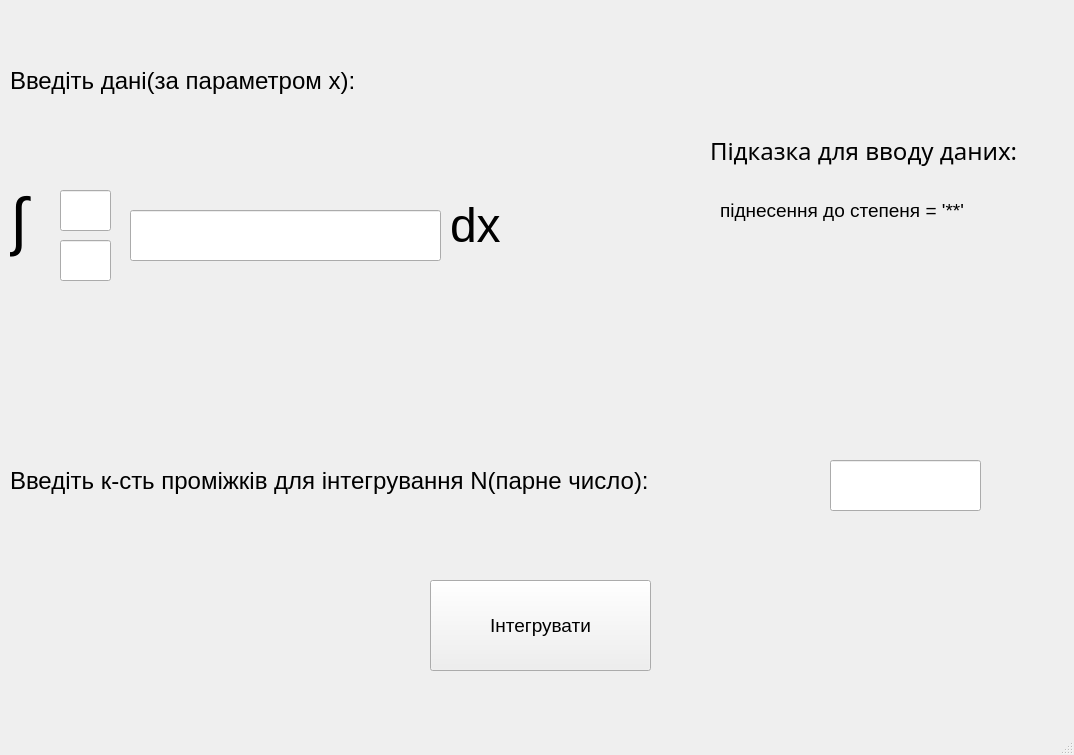
<?xml version="1.0" encoding="UTF-8"?>
<ui version="4.0">
 <class>MainWindow</class>
 <widget class="QMainWindow" name="MainWindow">
  <property name="geometry">
   <rect>
    <x>0</x>
    <y>0</y>
    <width>1074</width>
    <height>755</height>
   </rect>
  </property>
  <property name="windowTitle">
   <string>MainWindow</string>
  </property>
  <widget class="QWidget" name="centralwidget">
   <widget class="QLabel" name="enter_data">
    <property name="geometry">
     <rect>
      <x>10</x>
      <y>30</y>
      <width>611</width>
      <height>101</height>
     </rect>
    </property>
    <property name="font">
     <font>
      <pointsize>18</pointsize>
     </font>
    </property>
    <property name="text">
     <string>Введіть дані(за параметром х):</string>
    </property>
   </widget>
   <widget class="QLabel" name="enter_N">
    <property name="geometry">
     <rect>
      <x>10</x>
      <y>450</y>
      <width>911</width>
      <height>61</height>
     </rect>
    </property>
    <property name="font">
     <font>
      <pointsize>18</pointsize>
     </font>
    </property>
    <property name="text">
     <string>Введіть к-сть проміжків для інтегрування N(парне число):</string>
    </property>
   </widget>
   <widget class="QLabel" name="mult">
    <property name="geometry">
     <rect>
      <x>720</x>
      <y>180</y>
      <width>331</width>
      <height>61</height>
     </rect>
    </property>
    <property name="font">
     <font>
      <pointsize>14</pointsize>
     </font>
    </property>
    <property name="text">
     <string>піднесення до степеня = '**'</string>
    </property>
   </widget>
   <widget class="QLabel" name="hint">
    <property name="geometry">
     <rect>
      <x>710</x>
      <y>110</y>
      <width>341</width>
      <height>81</height>
     </rect>
    </property>
    <property name="font">
     <font>
      <family>Myriad Pro</family>
      <pointsize>18</pointsize>
      <italic>false</italic>
     </font>
    </property>
    <property name="text">
     <string>Підказка для вводу даних:</string>
    </property>
   </widget>
   <widget class="QLabel" name="enter_data_2">
    <property name="geometry">
     <rect>
      <x>450</x>
      <y>180</y>
      <width>101</width>
      <height>91</height>
     </rect>
    </property>
    <property name="font">
     <font>
      <pointsize>36</pointsize>
     </font>
    </property>
    <property name="text">
     <string>dx </string>
    </property>
   </widget>
   <widget class="QLineEdit" name="line_func">
    <property name="geometry">
     <rect>
      <x>130</x>
      <y>210</y>
      <width>311</width>
      <height>51</height>
     </rect>
    </property>
    <property name="font">
     <font>
      <pointsize>18</pointsize>
     </font>
    </property>
   </widget>
   <widget class="QLineEdit" name="line_N">
    <property name="geometry">
     <rect>
      <x>830</x>
      <y>460</y>
      <width>151</width>
      <height>51</height>
     </rect>
    </property>
    <property name="font">
     <font>
      <pointsize>18</pointsize>
     </font>
    </property>
   </widget>
   <widget class="QPushButton" name="pushButton">
    <property name="geometry">
     <rect>
      <x>430</x>
      <y>580</y>
      <width>221</width>
      <height>91</height>
     </rect>
    </property>
    <property name="font">
     <font>
      <pointsize>14</pointsize>
     </font>
    </property>
    <property name="text">
     <string>Інтегрувати</string>
    </property>
   </widget>
   <widget class="QLabel" name="enter_data_3">
    <property name="geometry">
     <rect>
      <x>10</x>
      <y>170</y>
      <width>101</width>
      <height>101</height>
     </rect>
    </property>
    <property name="font">
     <font>
      <pointsize>48</pointsize>
     </font>
    </property>
    <property name="text">
     <string>∫</string>
    </property>
   </widget>
   <widget class="QLineEdit" name="line_b">
    <property name="geometry">
     <rect>
      <x>60</x>
      <y>190</y>
      <width>51</width>
      <height>41</height>
     </rect>
    </property>
   </widget>
   <widget class="QLineEdit" name="lineEdit_2">
    <property name="geometry">
     <rect>
      <x>60</x>
      <y>240</y>
      <width>51</width>
      <height>41</height>
     </rect>
    </property>
   </widget>
  </widget>
  <widget class="QMenuBar" name="menubar">
   <property name="geometry">
    <rect>
     <x>0</x>
     <y>0</y>
     <width>1074</width>
     <height>26</height>
    </rect>
   </property>
  </widget>
  <widget class="QStatusBar" name="statusbar"/>
 </widget>
 <resources/>
 <connections/>
</ui>
